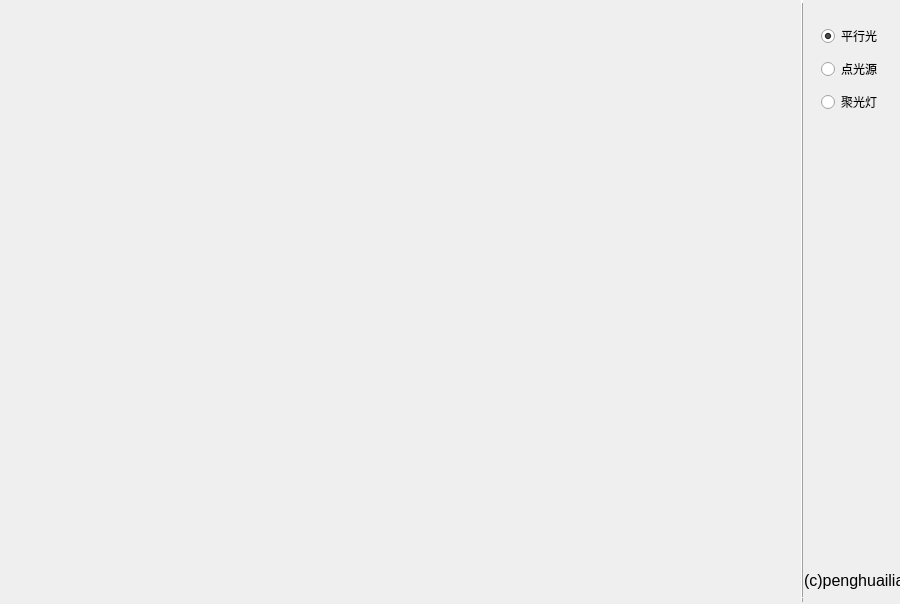
<?xml version="1.0" encoding="UTF-8"?>
<ui version="4.0">
 <class>MainWindow</class>
 <widget class="QMainWindow" name="MainWindow">
  <property name="geometry">
   <rect>
    <x>0</x>
    <y>0</y>
    <width>900</width>
    <height>604</height>
   </rect>
  </property>
  <property name="windowTitle">
   <string>MainWindow</string>
  </property>
  <widget class="QWidget" name="centralWidget">
   <widget class="engineWidget" name="widget" native="true">
    <property name="geometry">
     <rect>
      <x>0</x>
      <y>0</y>
      <width>800</width>
      <height>600</height>
     </rect>
    </property>
   </widget>
   <widget class="QWidget" name="verticalLayoutWidget">
    <property name="geometry">
     <rect>
      <x>810</x>
      <y>10</y>
      <width>91</width>
      <height>121</height>
     </rect>
    </property>
    <layout class="QVBoxLayout" name="verticalLayout">
     <item>
      <widget class="QRadioButton" name="radioButton">
       <property name="text">
        <string>平行光</string>
       </property>
       <property name="checked">
        <bool>true</bool>
       </property>
      </widget>
     </item>
     <item>
      <widget class="QRadioButton" name="radioButton_2">
       <property name="text">
        <string>点光源</string>
       </property>
      </widget>
     </item>
     <item>
      <widget class="QRadioButton" name="radioButton_3">
       <property name="text">
        <string>聚光灯</string>
       </property>
      </widget>
     </item>
    </layout>
   </widget>
   <widget class="Line" name="line">
    <property name="geometry">
     <rect>
      <x>801</x>
      <y>-2</y>
      <width>2</width>
      <height>604</height>
     </rect>
    </property>
    <property name="frameShadow">
     <enum>QFrame::Raised</enum>
    </property>
    <property name="lineWidth">
     <number>5</number>
    </property>
    <property name="orientation">
     <enum>Qt::Vertical</enum>
    </property>
   </widget>
   <widget class="QLabel" name="label">
    <property name="geometry">
     <rect>
      <x>804</x>
      <y>570</y>
      <width>111</width>
      <height>21</height>
     </rect>
    </property>
    <property name="font">
     <font>
      <pointsize>12</pointsize>
     </font>
    </property>
    <property name="text">
     <string>(c)penghuailiang</string>
    </property>
   </widget>
  </widget>
 </widget>
 <layoutdefault spacing="6" margin="11"/>
 <customwidgets>
  <customwidget>
   <class>engineWidget</class>
   <extends>QWidget</extends>
   <header>enginewidget.h</header>
   <container>1</container>
  </customwidget>
 </customwidgets>
 <resources/>
 <connections/>
</ui>
